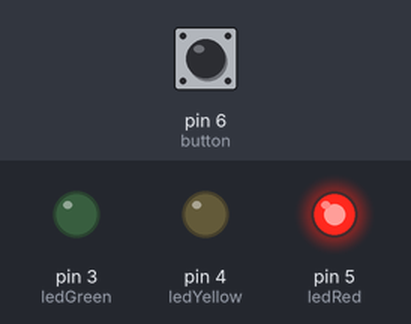
A sketch run on a simulated Arduino Uno, built with avr-gcc and run on an emulated ATmega328P. Shown: output pins drawn as LEDs (lit = HIGH). Inputs (shaded band) come from the test bench; at power-on: pin 6 (button) LOW.

Above: at 1.2 s.
1.3 s: pin 6 (button) pulled HIGH for 0.15 s
At 9.7 s:
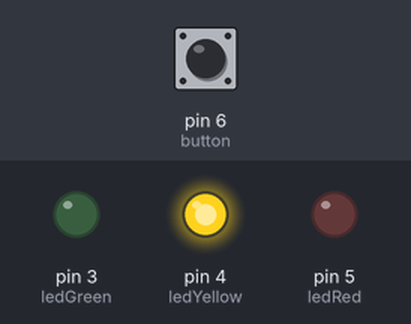
At 12.0 s:
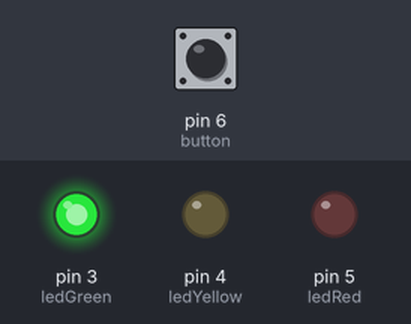
Timing chart, 0 to 18.8 s (numbered marks = the images above; inputs shaded):
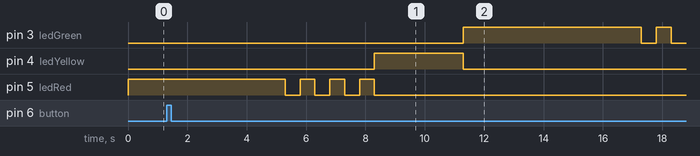

The sketch:

task_2.ino
```cpp
int ledGreen = 3;
int ledYellow = 4;
int ledRed = 5;
int button = 6;


void setup()
{
  pinMode(ledGreen, OUTPUT);
  pinMode(ledYellow, OUTPUT);
  pinMode(ledRed, OUTPUT);
  pinMode(button, INPUT);
}

void fickerDiod(int led)
{
	for(int i = 0; i < 4; i++)
    {
    	delay(500);
        digitalWrite(led, HIGH);
        delay(500);
        digitalWrite(led, LOW);
    }
}


void loop()
{

   digitalWrite(ledRed, HIGH);

   if (digitalRead(button) == HIGH)
   {  delay(3000);
      fickerDiod(ledRed);
      digitalWrite(ledYellow, HIGH);
      delay(3000);
      digitalWrite(ledYellow, LOW);
      digitalWrite(ledGreen, HIGH);
      delay(5000);
      fickerDiod(ledGreen);
   }

}
```

Measured:
- after the input at 1.3 s, pin 3 (ledGreen): LOW → HIGH after 10.0 s, → LOW 6.0 s later, → HIGH 0.50 s later, → LOW 0.50 s later; pin 4 (ledYellow): LOW → HIGH after 7.0 s, → LOW 3.0 s later; pin 5 (ledRed): alternates HIGH for 0.50 s and LOW for 0.50 s, 7 changes in all, then stays LOW, starting after 4.0 s
